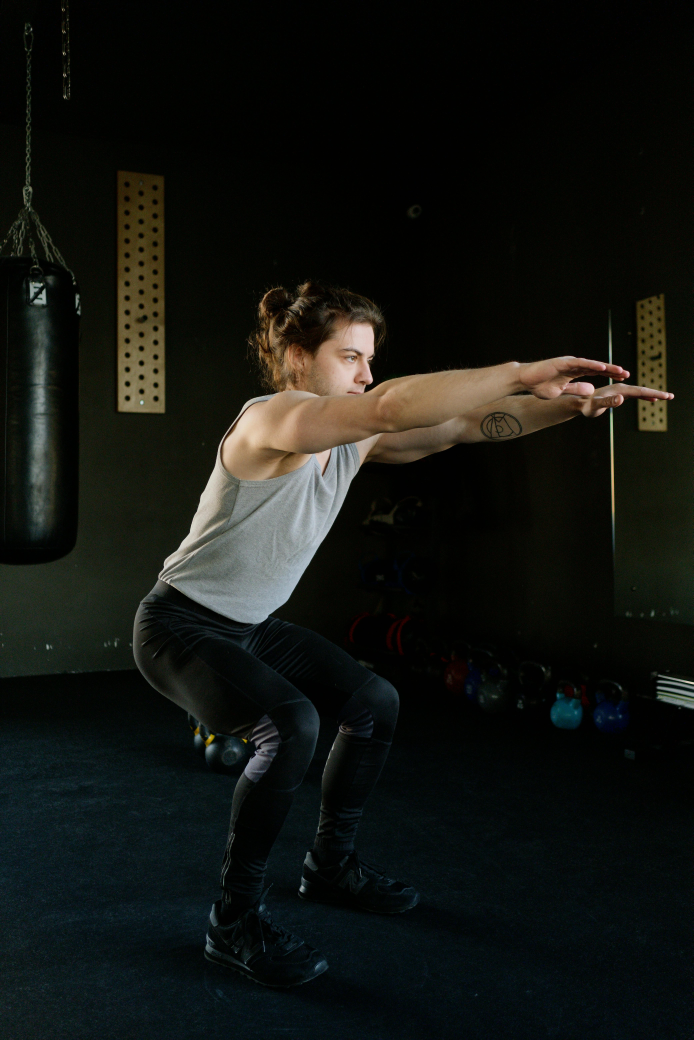
#> input picture PixelMatrix/frontend/dist/test-pose.jpg, 4160 x 6240 px (shown at 1/6 size); its folder holds only this picture in this run
$ python -i dip_service.py   (imports and definitions only)   (older library calls are emulated)
#> lines starting #> are read from the running program, lines starting #| are printed output that depends on the picture
#> further down, picture is the input picture: shape (6240, 4160, 3); mean B, G, R 17.5, 21.4, 19.3
import cv2
import numpy as np

class DIPService:
    """
    فئة خدمات معالجة الصور الرقمية (Digital Image Processing Service)
    تحتوي على تطبيق الخوارزميات الرياضية الأساسية لمعالجة البكسل (Point Operations)
    باستخدام مكتبتي OpenCV و NumPy.
    """

    # [63 lines left out: functions adjust_brightness_contrast, adjust_gamma, not called in this run]

    @staticmethod
    def histogram_equalization(image: np.ndarray, method: str = "clahe", clip_limit: float = 2.0) -> np.ndarray:
        """
        3. معادلة الهستوجرام (Global Histogram Equalization & CLAHE)

        المفهوم الرياضي الأكاديمي:
        إعادة توزيع كثافة مستويات الشدة (Probability Density Function - PDF)
        لتصبح دالة التوزيع التراكمي (Cumulative Distribution Function - CDF) خطية موحدة:
        s_k = T(r_k) = (L - 1) * ∑_{j=0}^{k} p_r(r_j)

        في الصور الملونة (Color Images):
        لا نطبق المعادلة على قنوات RGB مباشرة لتجنب تشوه الألوان وتبدل درجات الصبغة (Hue Distortion).
        بل نحول الصورة إلى فضاء الألوان YCrCb أو LAB، ونطبق معادلة الهستوجرام فقط على قناة الإضاءة (Luminance Channel - Y أو L)،
        ثم نعيد دمج القنوات والتحويل إلى BGR.

        الأنواع المدعومة:
        - "global": معادلة الهستوجرام الشاملة للصورة كاملة.
        - "clahe": معادلة الهستوجرام الموضعية التكيفية مع تقييد التباين (Contrast Limited Adaptive Histogram Equalization)
                   لمنع تضخيم الضوضاء في المناطق المتجانسة.
        """
#> called with method = 'clahe', clip_limit = 2
        has_alpha = False
        alpha_channel = None

        # التحقق من وجود قناة شفافية (Alpha) والاحتفاظ بها
        if len(image.shape) == 3 and image.shape[2] == 4:
            has_alpha = True
            b, g, r, alpha_channel = cv2.split(image)
            image = cv2.merge([b, g, r])

        if len(image.shape) == 2:
            # صورة أحادية القناة (Grayscale)
            if method == "clahe":
                clahe = cv2.createCLAHE(clipLimit=clip_limit, tileGridSize=(8, 8))
                result = clahe.apply(image)
            else:
                result = cv2.equalizeHist(image)
        else:
            # صورة ملونة: التحويل إلى فضاء LAB
            lab = cv2.cvtColor(image, cv2.COLOR_BGR2LAB)
#> lab: shape (6240, 4160, 3); mean of channels 0, 1, 2 20.2, 126.7, 130
            l_channel, a_channel, b_channel = cv2.split(lab)
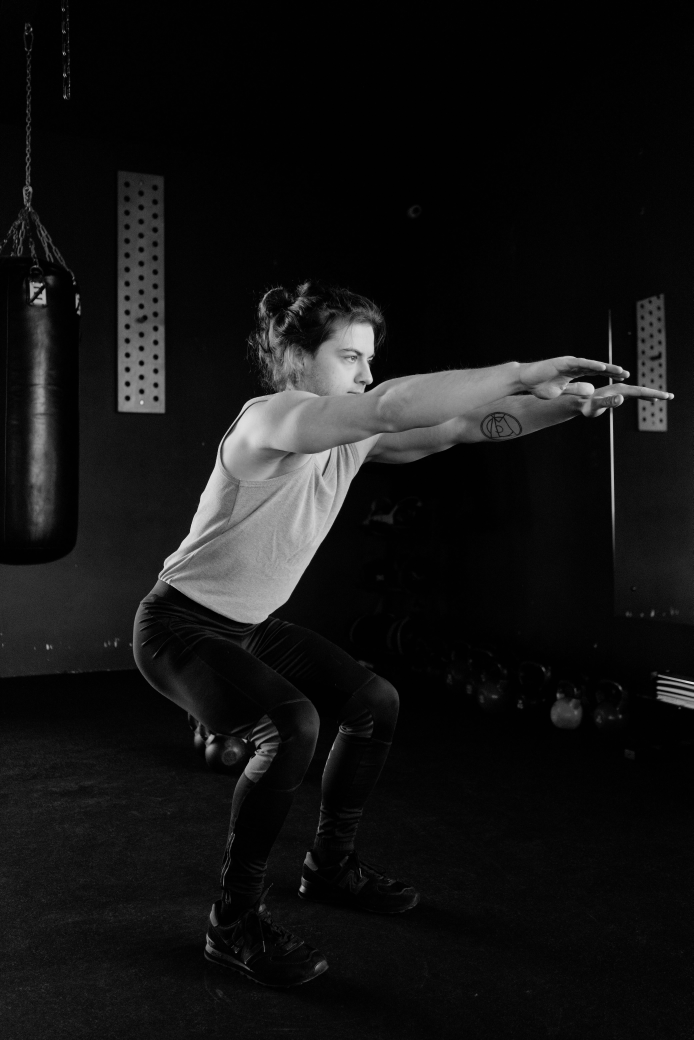
#> l_channel: shape (6240, 4160) (shown at 1/6 size); min 0, max 244, mean 20.2
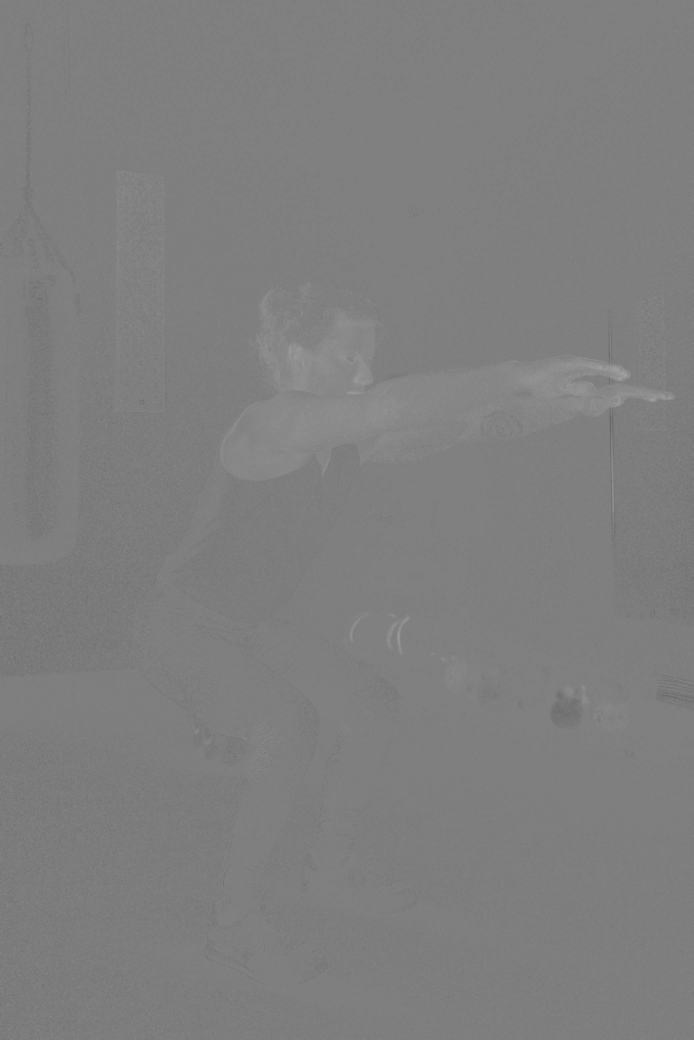
#> a_channel: shape (6240, 4160) (shown at 1/6 size); min 88, max 167, mean 126.7

            if method == "clahe":
                clahe = cv2.createCLAHE(clipLimit=clip_limit, tileGridSize=(8, 8))
                l_equalized = clahe.apply(l_channel)
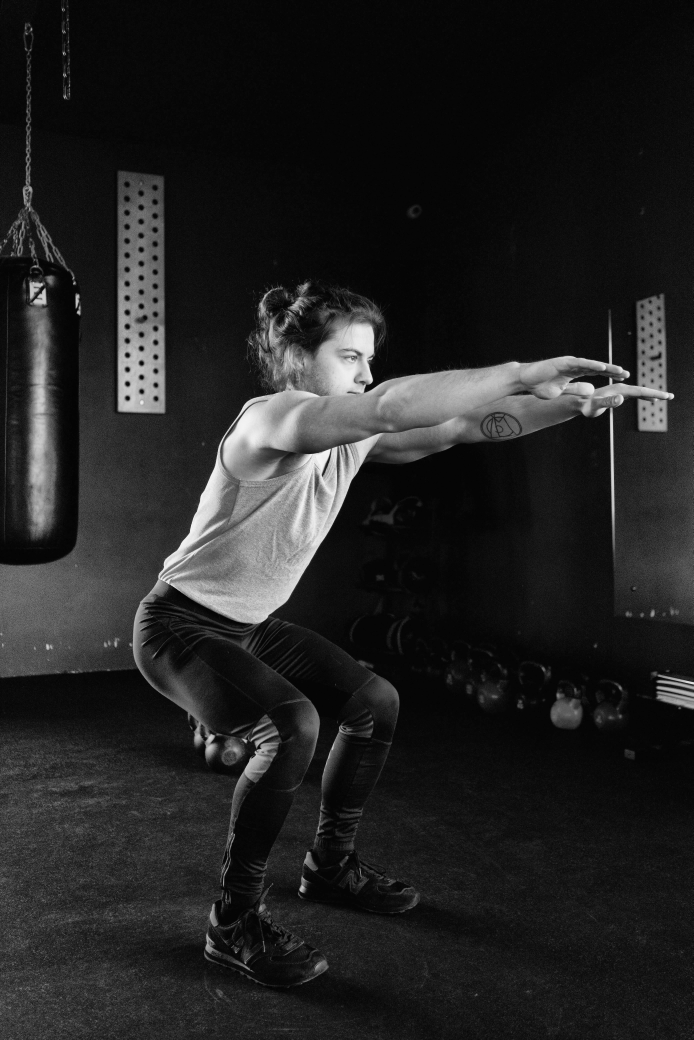
#> l_equalized: shape (6240, 4160) (shown at 1/6 size); min 1, max 251, mean 34.8
            else:
                l_equalized = cv2.equalizeHist(l_channel)

            lab_merged = cv2.merge([l_equalized, a_channel, b_channel])
#> lab_merged: shape (6240, 4160, 3); mean of channels 0, 1, 2 34.8, 126.7, 130
            result = cv2.cvtColor(lab_merged, cv2.COLOR_LAB2BGR)
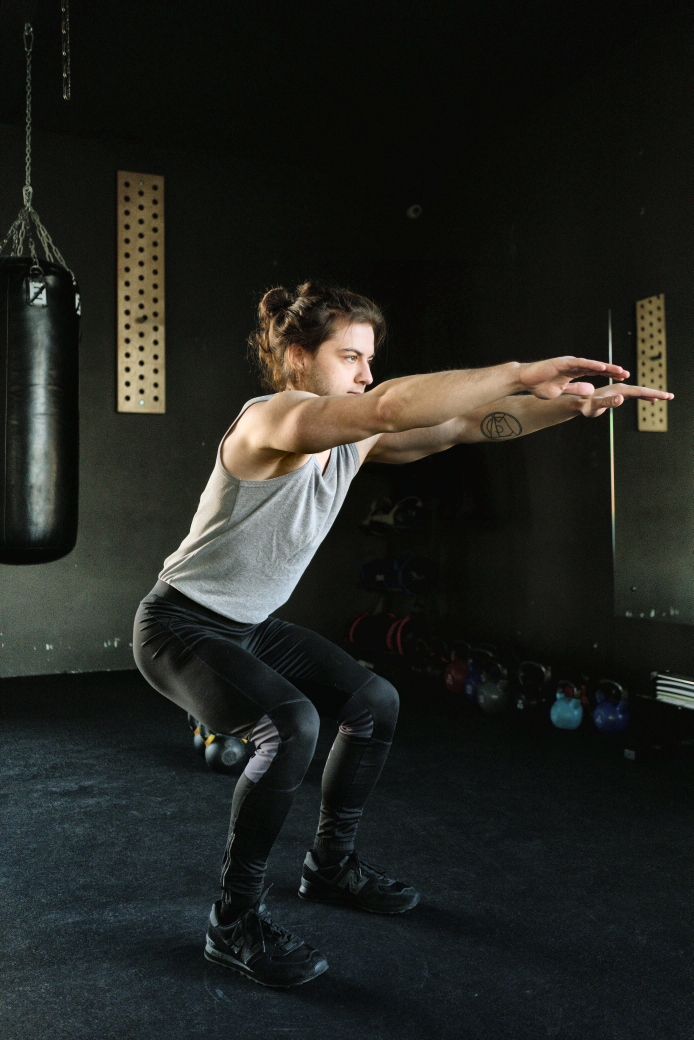
#> result: shape (6240, 4160, 3) (shown at 1/6 size); mean B, G, R 31.8, 36.1, 34.1

        if has_alpha and alpha_channel is not None:
            b, g, r = cv2.split(result)
            result = cv2.merge([b, g, r, alpha_channel])

        return result

    # [282 lines left out: functions invert_colors, otsu_threshold, apply_blur, apply_bilateral_filter, apply_sharpen, apply_sobel and 2 more, not called in this run]

    # =========================================================================
    # عزل الخلفية الذكي واستوديو المنتجات (AI Matting & Product Studio)
    # =========================================================================

    # جلسة rembg تُنشأ مرة واحدة لكل نموذج (تحميل النموذج عملية ثقيلة تُخزَّن مؤقتاً)
    _rembg_sessions: dict = {}

    # [254 lines left out: functions _get_rembg_session, _hex_to_bgr, _apply_matting_threshold, remove_background, _refine_with_grabcut, composite_product, not called in this run]

    # =========================================================================
    # التحويلات الهندسية والمزج والمجال الترددي والتصدير (Steps 5 & 6)
    # =========================================================================

    # نسب الأبعاد المدعومة للقص التفاعلي
    ASPECT_RATIOS: dict = {
        "free": None,
        "1:1": 1.0,
        "16:9": 16.0 / 9.0,
        "4:3": 4.0 / 3.0,
        "9:16": 9.0 / 16.0,
        "3:2": 3.0 / 2.0,
    }

    # [317 lines left out: functions apply_transform, _blend_channel_pair, apply_blend, apply_fft_spectrum, apply_frequency_filter, export_image, not called in this run]

    _AI_SESSIONS = {}

    # [238 lines left out: functions get_ai_session, warmup_sessions, remove_background, composite_product, not called in this run]

>>> import cv2
>>> picture = cv2.imread('../../frontend/dist/test-pose.jpg')
>>> result = DIPService().histogram_equalization(picture)
